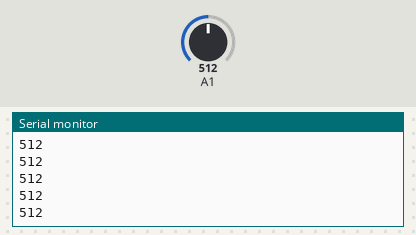
This sketch was run on a simulated Arduino Uno, built with avr-gcc and run on an emulated ATmega328P. Shown: the last lines printed to the serial monitor. The test bench sets the inputs (shaded band); at power-on: A1 = 512.

Above: at 1.0 s.
1.1 s: A1 set to 716
At 1.36 s:
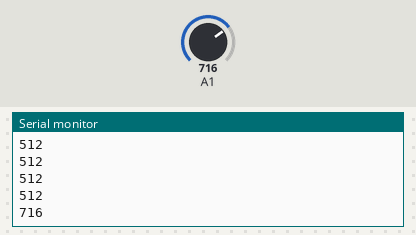
2.6 s: A1 set to 900
At 2.76 s:
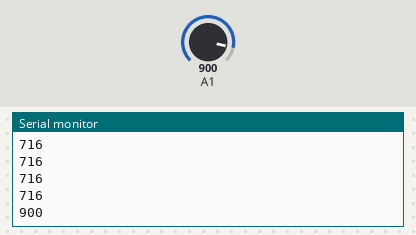
Timing chart, 0 to 5.6 s (numbered marks = the images above; inputs shaded):
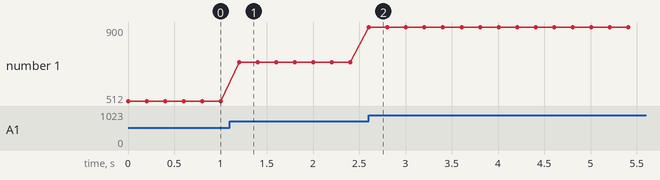

The sketch:

Phase1_1_2.ino
```cpp
#include <Arduino.h>

int main() {
  init();
  Serial.begin(9600);

  pinMode(A1, INPUT);

  uint16_t val = 0;

  while(1){
    val = analogRead(A1);
    Serial.println(val);

    delay(200);
  }
}
```

Measured:
- after the input at 1.1 s, the serial monitor: prints a new line after 0.10 s (image 1)
- after the input at 2.6 s, the serial monitor: prints a new line at once (image 2)
- plotted number 1: 512 → 716 after the input at 1.1 s, 716 → 900 after the input at 2.6 s
